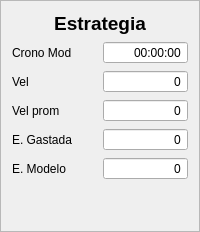
                 <widget class="QFrame" name="frame_5">
                  <property name="frameShape">
                   <enum>QFrame::StyledPanel</enum>
                  </property>
                  <property name="frameShadow">
                   <enum>QFrame::Raised</enum>
                  </property>
                  <layout class="QGridLayout" name="gridLayout_16">
                   <item row="2" column="0">
                    <layout class="QHBoxLayout" name="horizontalLayout_9">
                     <item>
                      <layout class="QVBoxLayout" name="verticalLayout_18">
                       <item>
                        <widget class="QLabel" name="label_46">
                         <property name="text">
                          <string>Crono Mod</string>
                         </property>
                        </widget>
                       </item>
                       <item>
                        <widget class="QLabel" name="label_42">
                         <property name="text">
                          <string>Vel</string>
                         </property>
                        </widget>
                       </item>
                       <item>
                        <widget class="QLabel" name="label_41">
                         <property name="text">
                          <string>Vel prom</string>
                         </property>
                        </widget>
                       </item>
                       <item>
                        <widget class="QLabel" name="label_44">
                         <property name="text">
                          <string>E. Gastada</string>
                         </property>
                        </widget>
                       </item>
                       <item>
                        <widget class="QLabel" name="label_45">
                         <property name="text">
                          <string>E. Modelo</string>
                         </property>
                        </widget>
                       </item>
                      </layout>
                     </item>
                     <item>
                      <layout class="QVBoxLayout" name="verticalLayout_16">
                       <item>
                        <widget class="QTimeEdit" name="timeEdit">
                         <property name="alignment">
                          <set>Qt::AlignRight|Qt::AlignTrailing|Qt::AlignVCenter</set>
                         </property>
                         <property name="readOnly">
                          <bool>true</bool>
                         </property>
                         <property name="buttonSymbols">
                          <enum>QAbstractSpinBox::NoButtons</enum>
                         </property>
                        </widget>
                       </item>
                       <item>
                        <widget class="QSpinBox" name="spinBox_4">
                         <property name="alignment">
                          <set>Qt::AlignRight|Qt::AlignTrailing|Qt::AlignVCenter</set>
                         </property>
                         <property name="readOnly">
                          <bool>true</bool>
                         </property>
                         <property name="buttonSymbols">
                          <enum>QAbstractSpinBox::NoButtons</enum>
                         </property>
                        </widget>
                       </item>
                       <item>
                        <widget class="QSpinBox" name="spinBox_3">
                         <property name="alignment">
                          <set>Qt::AlignRight|Qt::AlignTrailing|Qt::AlignVCenter</set>
                         </property>
                         <property name="readOnly">
                          <bool>true</bool>
                         </property>
                         <property name="buttonSymbols">
                          <enum>QAbstractSpinBox::NoButtons</enum>
                         </property>
                        </widget>
                       </item>
                       <item>
                        <widget class="QSpinBox" name="spinBox">
                         <property name="alignment">
                          <set>Qt::AlignRight|Qt::AlignTrailing|Qt::AlignVCenter</set>
                         </property>
                         <property name="readOnly">
                          <bool>true</bool>
                         </property>
                         <property name="buttonSymbols">
                          <enum>QAbstractSpinBox::NoButtons</enum>
                         </property>
                        </widget>
                       </item>
                       <item>
                        <widget class="QSpinBox" name="spinBox_2">
                         <property name="alignment">
                          <set>Qt::AlignRight|Qt::AlignTrailing|Qt::AlignVCenter</set>
                         </property>
                         <property name="readOnly">
                          <bool>true</bool>
                         </property>
                         <property name="buttonSymbols">
                          <enum>QAbstractSpinBox::NoButtons</enum>
                         </property>
                        </widget>
                       </item>
                      </layout>
                     </item>
                    </layout>
                   </item>
                   <item row="3" column="0">
                    <spacer name="verticalSpacer_3">
                     <property name="orientation">
                      <enum>Qt::Vertical</enum>
                     </property>
                     <property name="sizeHint" stdset="0">
                      <size>
                       <width>20</width>
                       <height>40</height>
                      </size>
                     </property>
                    </spacer>
                   </item>
                   <item row="1" column="0">
                    <widget class="QLabel" name="label_2">
                     <property name="font">
                      <font>
                       <pointsize>14</pointsize>
                       <weight>75</weight>
                       <bold>true</bold>
                      </font>
                     </property>
                     <property name="text">
                      <string>Estrategia</string>
                     </property>
                     <property name="alignment">
                      <set>Qt::AlignCenter</set>
                     </property>
                    </widget>
                   </item>
                  </layout>
                 </widget>
